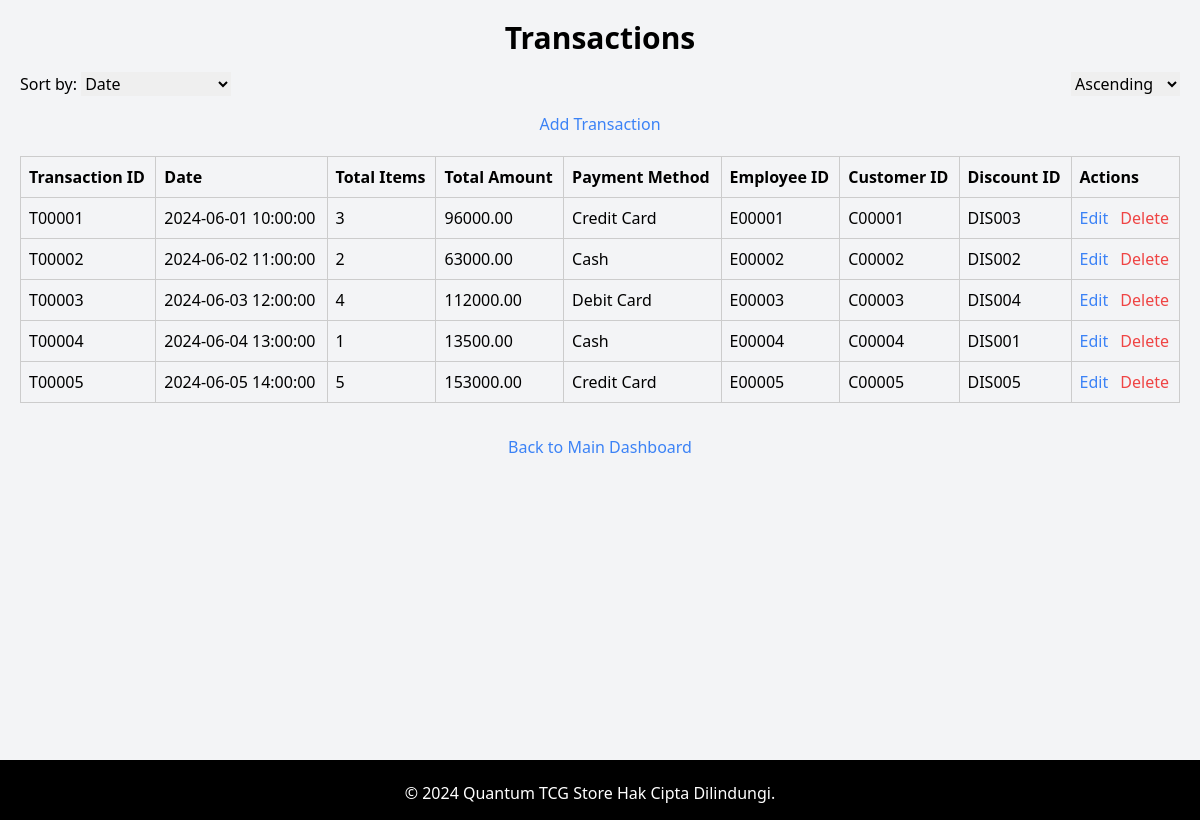
Screenshot of /sources/transactions/transactions.php with the database file from the repository.
### tables this page shows
CREATE TABLE Transactions (
        TransactionID char(6)  NOT NULL,
        Date timestamp  NOT NULL,
        TotalItems int  NOT NULL,
        TotalAmount decimal(10,2)  NOT NULL,
        PaymentMethod varchar(50)  NOT NULL,
        Employees_EmployeeID char(6)  NOT NULL,
        Customers_CustomerID char(6)  NOT NULL,
        Discount_DiscountID char(6)  NULL,
        CONSTRAINT Transactions_pk PRIMARY KEY (TransactionID)
    );

### sources/transactions/transactions.php (the view, shortened to what this page needs)
<?php
include '../../service/db.php';
$sort_column = isset($_GET['sort']) ? $_GET['sort'] : 'Date';
$sort_order = isset($_GET['order']) ? $_GET['order'] : 'ASC';
$sql = 'SELECT * FROM Transactions ORDER BY ' . $sort_column . ' ' . $sort_order;
$statement = $pdo->prepare($sql);
$statement->execute();
$transactions = $statement->fetchAll();
?>
<!DOCTYPE html>
<html lang="en">
<head>
    <link rel="stylesheet" href="../css/styles.css">
    <link href="https://cdn.jsdelivr.net/npm/tailwindcss@2.2.19/dist/tailwind.min.css" rel="stylesheet">
</head>
<body class="bg-gray-100">
    <div class="container">
        <h1 class="text-3xl font-bold mb-4 text-center">Transactions</h1>
        <div class="flex justify-between mb-4">
            <div>
                Sort by:
                <select id="sort_by" onchange="sortTransactions()">
                    <option value="Date" <?= ($sort_column == 'Date') ? 'selected' : ''; ?>>Date</option>
                </select>
            </div>
            <div>
                <select id="sort_order" onchange="sortTransactions()">
                    <option value="ASC" <?= ($sort_order == 'ASC') ? 'selected' : ''; ?>>Ascending</option>
                </select>
            </div>
        </div>
        <a href="add.php" class="block mb-4 text-center text-blue-500 hover:text-blue-700">Add Transaction</a>
        <table class="table">
            <thead>
                <tr>
                    <th>Transaction ID</th>
                    <th>Date</th>
                    <th>Total Items</th>
                    <th>Total Amount</th>
                    <th>Payment Method</th>
                    <th>Employee ID</th>
                    <th>Customer ID</th>
                    <th>Discount ID</th>
                    <th>Actions</th>
                </tr>
            </thead>
            <tbody>
                <?php foreach ($transactions as $transaction) : ?>
                <tr>
                    <td><?= htmlspecialchars($transaction['TransactionID']) ?></td>
                    <td><?= htmlspecialchars($transaction['Date']) ?></td>
                    <td><?= htmlspecialchars($transaction['TotalItems']) ?></td>
                    <td><?= htmlspecialchars($transaction['TotalAmount']) ?></td>
                    <td><?= htmlspecialchars($transaction['PaymentMethod']) ?></td>
                    <td><?= htmlspecialchars($transaction['Employees_EmployeeID']) ?></td>
                    <td><?= htmlspecialchars($transaction['Customers_CustomerID']) ?></td>
                    <td><?= htmlspecialchars($transaction['Discount_DiscountID']) ?></td>
                    <td class="actions">
                        <a href="edit.php?id=<?= htmlspecialchars($transaction['TransactionID']) ?>" class="text-blue-500 hover:text-blue-700">Edit</a>
                        <a href="transactions.php?delete_id=<?= htmlspecialchars($transaction['TransactionID']) ?>" onclick="return confirm('Are you sure you want to delete this transaction?')" class="ml-2 text-red-500 hover:text-red-700">Delete</a>
                    </td>
                </tr>
                <?php endforeach; ?>
            </tbody>
        </table>
        <a href="../../dashboard.php" class="block mt-8 text-center text-blue-500 hover:text-blue-700">Back to Main Dashboard</a>
    </div>
    <footer class="footer bg-gray-800 text-white text-center py-4 mt-auto">
    </footer>
</body>
</html>

### styles.css (style rules this page uses)
.container { max-width: 800px; margin: 0 auto; padding: 20px; }
h1 { text-align: center; }
p { text-align: center; margin-top: 20px; }
footer { background-color: #000000; color: #fff; text-align: center; padding: 20px; position: absolute; bottom: 0; width: 100%; padding-left: 0%; height: 60px; padding-top: 1px; }

### sources/transactions/transactions.php (style rules this page uses)
.container { max-width: 1200px; margin: auto; padding: 20px; }
.table { width: 100%; border-collapse: collapse; margin-top: 20px; }
.table th, .table td { border: 1px solid #ccc; padding: 8px; text-align: left; }
.actions { white-space: nowrap; }

### rows the page displays
transactions: TransactionID "T00001", Date "2024-06-01 10:00:00", TotalItems "3", TotalAmount "96000.00", PaymentMethod "Credit Card", Employees_EmployeeID "E00001", Customers_CustomerID "C00001", Discount_DiscountID "DIS003"
transactions: TransactionID "T00002", Date "2024-06-02 11:00:00", TotalItems "2", TotalAmount "63000.00", PaymentMethod "Cash", Employees_EmployeeID "E00002", Customers_CustomerID "C00002", Discount_DiscountID "DIS002"
transactions: TransactionID "T00003", Date "2024-06-03 12:00:00", TotalItems "4", TotalAmount "112000.00", PaymentMethod "Debit Card", Employees_EmployeeID "E00003", Customers_CustomerID "C00003", Discount_DiscountID "DIS004"
transactions: TransactionID "T00004", Date "2024-06-04 13:00:00", TotalItems "1", TotalAmount "13500.00", PaymentMethod "Cash", Employees_EmployeeID "E00004", Customers_CustomerID "C00004", Discount_DiscountID "DIS001"
transactions: TransactionID "T00005", Date "2024-06-05 14:00:00", TotalItems "5", TotalAmount "153000.00", PaymentMethod "Credit Card", Employees_EmployeeID "E00005", Customers_CustomerID "C00005", Discount_DiscountID "DIS005"
